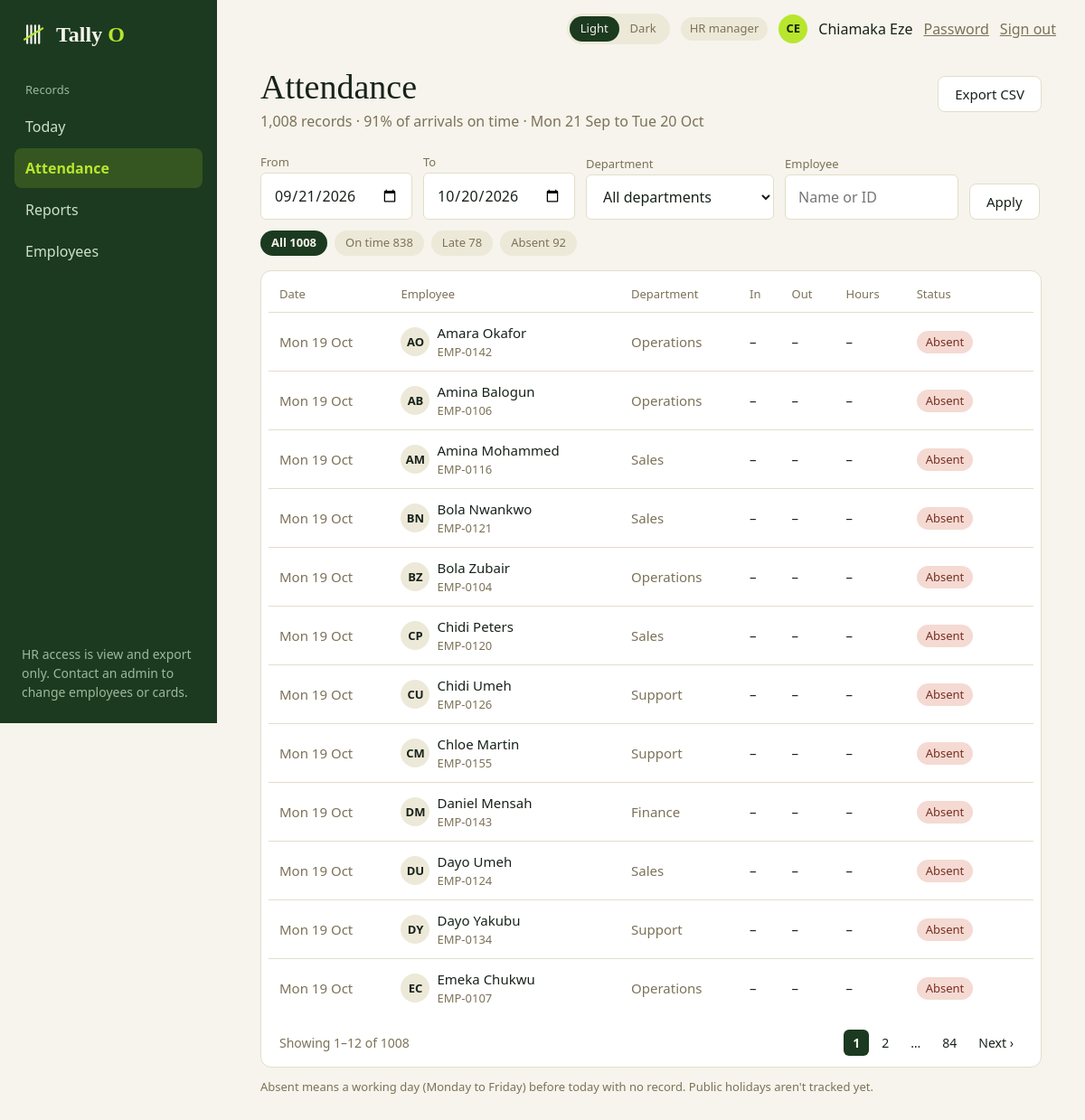
Page /hr/attendance (signed in) on the committed database.
### tables this page shows
CREATE TABLE users (
    id            INTEGER PRIMARY KEY,
    username      TEXT    NOT NULL UNIQUE COLLATE NOCASE,  -- employees use their code
    full_name     TEXT    NOT NULL,
    role          TEXT    NOT NULL CHECK (role IN ('admin', 'hr', 'employee')),
    password_hash TEXT    NOT NULL,
    employee_id   INTEGER UNIQUE REFERENCES employees(id),
    is_active     INTEGER NOT NULL DEFAULT 1 CHECK (is_active IN (0, 1)),
    must_change_password INTEGER NOT NULL DEFAULT 0 CHECK (must_change_password IN (0, 1)),
    last_login_at TEXT,
    -- an employee account must point at an employee; the others must not
    CHECK ((role = 'employee') = (employee_id IS NOT NULL))
);

CREATE TABLE attendance (
    id          INTEGER PRIMARY KEY,
    employee_id INTEGER NOT NULL REFERENCES employees(id),
    work_date   TEXT    NOT NULL,
    check_in    TEXT    NOT NULL,
    check_out   TEXT,
    status      TEXT    NOT NULL CHECK (status IN ('on_time', 'late')),
    source      TEXT    NOT NULL DEFAULT 'card' CHECK (source IN ('card', 'manual')),
    note        TEXT,
    UNIQUE (employee_id, work_date),                    -- blocks duplicate records
    CHECK (check_out IS NULL OR check_out > check_in)   -- blocks invalid records
);

CREATE TABLE employees (
    id            INTEGER PRIMARY KEY,
    employee_code TEXT    NOT NULL UNIQUE,              -- e.g. EMP-0142
    full_name     TEXT    NOT NULL,
    department    TEXT    NOT NULL,
    email         TEXT,
    joined_on     TEXT    NOT NULL,
    is_active     INTEGER NOT NULL DEFAULT 1 CHECK (is_active IN (0, 1))
);

### hr.py (the view)
@bp.route("/attendance")
@hr_only
def attendance():
    return render_template("attendance_log.html", list_endpoint="hr.attendance",
                           export_endpoint="hr.attendance_export", can_edit=False,
                           **reporting.attendance_context(db.get_db(), request.args),
                           **shell_context("Attendance"))

### app.py (called while the page is built)
@app.context_processor
def inject_globals():
    return {"APP_NAME": APP_NAME, "APP_TAGLINE": APP_TAGLINE,
            "csrf_token": auth.csrf_token, "safe_url": safe_url,
            "reader": reader.status()}

@app.after_request
def no_store_when_signed_in(response):
    if "user" in session and request.endpoint != "static":
        response.headers["Cache-Control"] = "no-store"
    return response

### auth.py (called while the page is built)
def csrf_token():
    if "csrf" not in session:
        session["csrf"] = secrets.token_hex(16)
    return session["csrf"]

def login_required(view):
    @wraps(view)
    def wrapped(*args, **kwargs):
        user = session.get("user")
        if not user:
            return redirect(url_for("auth.login"))
        row = get_db().execute("SELECT is_active, must_change_password FROM users WHERE id = ?",
                               (user["id"],)).fetchone()
        if row is None or not row["is_active"]:       # deactivated since they signed in
            session.clear()
            return redirect(url_for("auth.login"))
        if row["must_change_password"] and request.endpoint not in ("account.password", "auth.logout"):
            return redirect(url_for("account.password"))
        return view(*args, **kwargs)
    return wrapped

def role_required(*roles):
    def decorator(view):
        @wraps(view)
        @login_required
        def wrapped(*args, **kwargs):
            if session["user"]["role"] not in roles:
                abort(403)
            return view(*args, **kwargs)
        return wrapped
    return decorator

### db.py (called while the page is built)
def connect(path=DEFAULT_DB):
    Path(path).parent.mkdir(parents=True, exist_ok=True)
    conn = sqlite3.connect(str(path), isolation_level=None, timeout=10)  # we run transactions ourselves
    conn.row_factory = sqlite3.Row            # rows behave like dicts: row["name"]
    conn.execute("PRAGMA foreign_keys = ON")  # SQLite ignores foreign keys unless asked
    conn.execute("PRAGMA journal_mode = WAL") # readers don't block the writer
    return conn

def get_db():
    if "db" not in g:
        g.db = connect(current_app.config["DATABASE"])
    return g.db

### queries.py (called while the page is built)
def departments(db):
    return [r[0] for r in db.execute("SELECT DISTINCT department FROM employees ORDER BY 1")]

### reader.py (called while the page is built)
def status():
    return {"connected": False, "port": None, "label": "Reader not connected"}

### shell.py (called while the page is built)
def safe_url(endpoint, **values):
    try:
        return url_for(endpoint, **values)
    except BuildError:
        return "#"

### templates/attendance_log.html (shortened to what this page needs)
{% extends "app_shell.html" %}
{% block content %}
  <div class="page-head">
    <div>
      <h1 class="page-title">Attendance</h1>
      <p class="muted mt-1">{{ '{:,}'.format(result.counts.all) }} records{% if on_time_pct is not none %} · {{ on_time_pct }}% of arrivals on time{% endif %}
        · {{ f.start.isoformat() | day }} to {{ f.end.isoformat() | day }}</p>
    </div>
    <div class="row wrap gap-3">
      <a class="btn btn-secondary" href="{{ url_for(export_endpoint, **keep) }}">Export CSV</a>
    </div>
  </div>
  <form class="toolbar mt-5" method="get" action="{{ url_for(list_endpoint) }}">
    <label class="toolbar-field"><span class="muted small">From</span>
      <input class="input toolbar-date" type="date" name="from" value="{{ f.start.isoformat() }}"></label>
    <label class="toolbar-field"><span class="muted small">To</span>
      <input class="input toolbar-date" type="date" name="to" value="{{ f.end.isoformat() }}"></label>
    <label class="toolbar-field"><span class="muted small">Department</span>
      <select class="input toolbar-select" name="dept">
        <option value="">All departments</option>
      </select></label>
    <label class="toolbar-field"><span class="muted small">Employee</span>
      <input class="input toolbar-search-sm" type="search" name="q" value="{{ f.q }}" placeholder="Name or ID"></label>
    <button class="btn btn-secondary toolbar-go" type="submit">Apply</button>
  </form>
  <div class="chips">
    <a class="chip" href="{{ url_for(list_endpoint, **base) }}" {% if not f.status %}aria-current="true"{% endif %}>All {{ result.counts.all }}</a>
    {% for key, label in (('on_time', 'On time'), ('late', 'Late'), ('absent', 'Absent')) %}
      <a class="chip" href="{{ url_for(list_endpoint, status=key, **base) }}" {% if f.status == key %}aria-current="true"{% endif %}>{{ label }} {{ result.counts[key] }}</a>
    {% endfor %}
  </div>
  <div class="card table-card mt-4">
    <table class="table">
      <thead><tr><th>Date</th><th>Employee</th><th>Department</th><th>In</th><th>Out</th><th>Hours</th><th>Status</th><th></th></tr></thead>
      <tbody>
        {% for r in result.rows %}
          <tr>
            <td class="muted">{{ r.work_date | day }}</td>
            <td><div class="row"><span class="avatar">{{ r.initials }}</span><div><div>{{ r.full_name }}</div><div class="muted small">{{ r.employee_code }}</div></div></div></td>
            <td class="muted">{{ r.department }}</td>
            <td>{{ r.in_time }}</td>
            <td class="{{ 'warn' if r.out_time == 'Missing' else '' }}">{{ r.out_time }}</td>
            <td>{{ r.hours }}</td>
            <td>
              {% if r.status == 'on_time' %}<span class="pill pill-ok">On time</span>
              {% elif r.status == 'late' %}<span class="pill pill-late">Late</span>
              {% else %}<span class="pill pill-bad">Absent</span>{% endif %}
            </td>
            <td class="right nowrap">
            </td>
          </tr>
        {% else %}
          <tr><td colspan="8" class="empty-cell">No records match these filters.</td></tr>
        {% endfor %}
      </tbody>
    </table>
    {% if result.total %}
      <div class="pager">
        <span class="muted">Showing {{ result.first }}–{{ result.last }} of {{ result.total }}</span>
        {% if result.pages > 1 %}
          <nav aria-label="Pages">
            {% for n in result.numbers %}
              {% if n is none %}<span class="page muted">…</span>
              {% elif n == result.page %}<a href="#" aria-current="page">{{ n }}</a>
              {% else %}<a href="{{ url_for(list_endpoint, page=n, **keep) }}">{{ n }}</a>{% endif %}
            {% endfor %}
            {% if result.page < result.pages %}<a href="{{ url_for(list_endpoint, page=result.page + 1, **keep) }}">Next ›</a>{% endif %}
          </nav>
        {% endif %}
      </div>
    {% endif %}
  </div>
  <p class="muted small mt-3">Absent means a working day (Monday to Friday) before today with no record. Public holidays aren't tracked yet.</p>
{% endblock %}

### templates/app_shell.html (shortened to what this page needs)
{% extends "base.html" %}
{% block head %}
  <link rel="stylesheet" href="{{ url_for('static', filename='css/dashboard.css') }}">
{% endblock %}
{% block body %}
<div class="shell">
  <aside class="sidebar">
    <a class="sidebar-brand" href="{{ url_for('home') }}">
      {% include "partials/logo.html" %}
    </a>
    <nav aria-label="Main menu">
      {% for group in nav %}
        <div class="nav-label">{{ group.label }}</div>
        {% for link in group.links %}
          <a class="nav-link" href="{{ link.href }}"
             {% if link.name == active %}aria-current="page"{% endif %}>{{ link.name }}</a>
        {% endfor %}
      {% endfor %}
    </nav>
    <div class="sidebar-footer">
      {% block sidebar_footer %}{% if role_key == 'hr' %}HR access is view and export only. Contact an admin to change employees or cards.{% else %}<span class="dot {{ '' if reader.connected else 'dot-off' }}"></span> {{ reader.label }}{% endif %}{% endblock %}
    </div>
  </aside>
  <div class="main">
    <header class="topbar">
      {% include "partials/theme_toggle.html" %}
      <span class="pill">{{ role_label }}</span>
      <span class="avatar avatar-accent">{{ user_initials }}</span>
      <span>{{ user_name }}</span>
      <a class="muted" href="{{ safe_url('account.password') }}">Password</a>
      <form class="inline-form" method="post" action="{{ url_for('auth.logout') }}">
        <button class="link-button muted" type="submit">Sign out</button>
      </form>
    </header>
    <main class="content">
      {% block content %}{% endblock %}
    </main>
  </div>
</div>
{% endblock %}

### static/css/dashboard.css (style rules this page uses)
.page-head { display: flex; align-items: flex-start; justify-content: space-between; gap: var(--space-4); flex-wrap: wrap; }
.page-head .btn { margin-top: 0.5rem; }
.mt-5 { margin-top: var(--space-5); }
.small { font-size: 0.8125rem; }
.right { text-align: right; }
.toolbar { display: flex; flex-wrap: wrap; align-items: center; gap: var(--space-3); }
.toolbar-select { width: 13rem; max-width: 100%; }
.chips { display: flex; flex-wrap: wrap; gap: var(--space-2); margin-top: var(--space-3); }
.chip { padding: 0.25rem 0.75rem; border-radius: var(--radius-pill); background: var(--soft); color: var(--muted); font-size: 0.8125rem; text-decoration: none; }
.chip[aria-current="true"] { background: var(--primary); color: var(--on-primary); font-weight: 700; }
.pager { display: flex; align-items: center; justify-content: space-between; flex-wrap: wrap; gap: var(--space-3); padding: 0.875rem 0.75rem 0.25rem; font-size: 0.875rem; }
.pager nav { display: flex; gap: var(--space-1); }
.pager nav a, .pager .page { padding: 0.25rem 0.625rem; border-radius: var(--radius-sm); color: var(--text); text-decoration: none; }
.pager nav a[aria-current="page"] { background: var(--primary); color: var(--on-primary); font-weight: 700; }
.toolbar { align-items: flex-end; }
.toolbar-field { display: grid; gap: 0.125rem; }
.toolbar-date { width: 10.5rem; max-width: 100%; }
.toolbar-search-sm { width: 12rem; max-width: 100%; }
.toolbar-go { align-self: flex-end; }
.nowrap { white-space: nowrap; }
:root, html[data-theme="light"] { --chart-ok: #7DB82A; --chart-low: #E2A52B; }

### rows in the picture
users: full_name "Chiamaka Eze"
attendance: status "Late", id "78"
employees: work_date|day "Mon 19 Oct", initials "AO", full_name "Amara Okafor", employee_code "EMP-0142", department "Operations", in_time "–", out_time "–", hours "–"
employees: work_date|day "Mon 19 Oct", initials "AB", full_name "Amina Balogun", employee_code "EMP-0106", department "Operations", in_time "–", out_time "–", hours "–"
employees: work_date|day "Mon 19 Oct", initials "AM", full_name "Amina Mohammed", employee_code "EMP-0116", department "Sales", in_time "–", out_time "–", hours "–"
employees: work_date|day "Mon 19 Oct", initials "BN", full_name "Bola Nwankwo", employee_code "EMP-0121", department "Sales", in_time "–", out_time "–", hours "–"
employees: work_date|day "Mon 19 Oct", initials "BZ", full_name "Bola Zubair", employee_code "EMP-0104", department "Operations", in_time "–", out_time "–", hours "–"
employees: work_date|day "Mon 19 Oct", initials "CP", full_name "Chidi Peters", employee_code "EMP-0120", department "Sales", in_time "–", out_time "–", hours "–"
employees: work_date|day "Mon 19 Oct", initials "CU", full_name "Chidi Umeh", employee_code "EMP-0126", department "Support", in_time "–", out_time "–", hours "–"
employees: work_date|day "Mon 19 Oct", initials "CM", full_name "Chloe Martin", employee_code "EMP-0155", department "Support", in_time "–", out_time "–", hours "–"
employees: work_date|day "Mon 19 Oct", initials "DM", full_name "Daniel Mensah", employee_code "EMP-0143", department "Finance", in_time "–", out_time "–", hours "–"
employees: work_date|day "Mon 19 Oct", initials "DU", full_name "Dayo Umeh", employee_code "EMP-0124", department "Sales", in_time "–", out_time "–", hours "–"
employees: work_date|day "Mon 19 Oct", initials "DY", full_name "Dayo Yakubu", employee_code "EMP-0134", department "Support", in_time "–", out_time "–", hours "–"
employees: work_date|day "Mon 19 Oct", initials "EC", full_name "Emeka Chukwu", employee_code "EMP-0107", department "Operations", in_time "–", out_time "–", hours "–"

### other values in the picture
{{ APP_NAME[:-1] }} "Tally"
{{ APP_NAME[-1]|upper }} "O"
{{ group.label }} "Records"
{{ link.name }} "Today" "Attendance" "Reports" "Employees"
{{ role_label }} "HR manager"
{{ user_initials }} "CE"
{{ '{:,}'.format(result.counts.all) }} "1,008"
{{ on_time_pct }} "91"
{{ f.start.isoformat() | day }} "Mon 21 Sep"
{{ f.end.isoformat() | day }} "Tue 20 Oct"
{{ result.counts.all }} "1008"
{{ label }} "On time" "Absent"
{{ result.counts[key] }} "838" "92"
{{ result.first }} "1"
{{ result.last }} "12"
